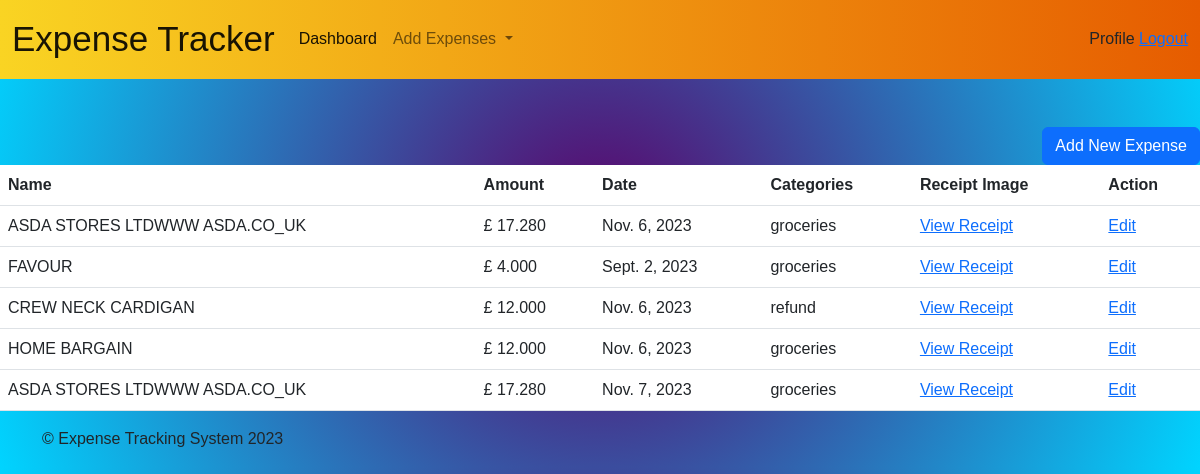
The app's page /expense_list_view/ (signed in), older data.
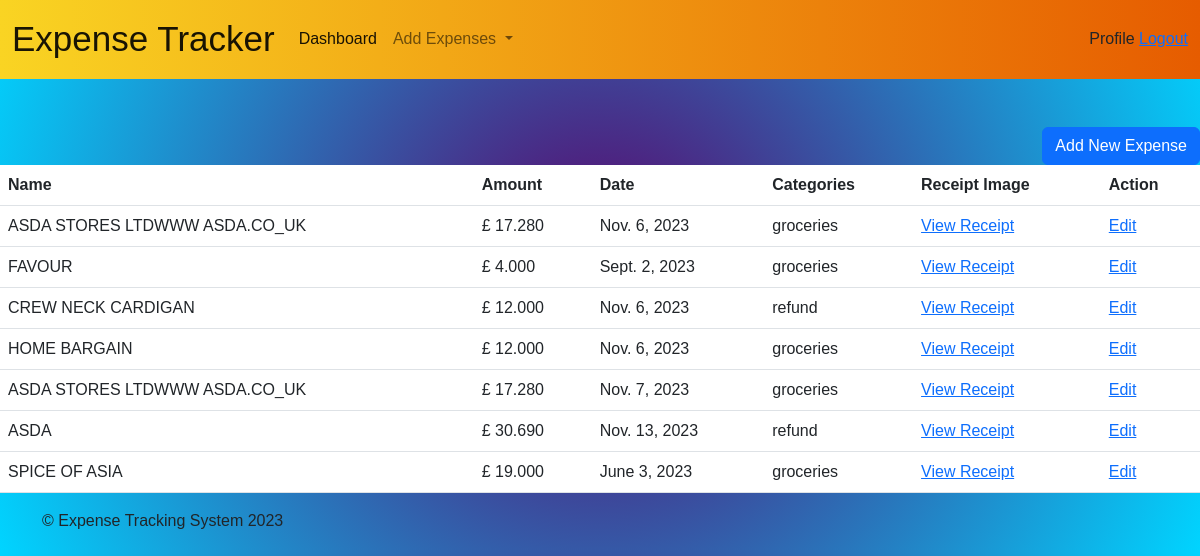
The same page, newer data.
### expenseapp/models.py (models this page shows)
class Expense(models.Model):
     user = models.ForeignKey(User, on_delete=models.CASCADE)
     item = models.CharField(max_length=35)
     amount = models.DecimalField(max_digits=20, decimal_places=3)
     date = models.DateField()
     category = models.CharField(max_length=35)
     receipt_image_path = models.CharField(max_length=277, blank=True, null=True)

### expenseapp/views.py (the view)
# urls.py: path('expense_list_view/', ExpenseListView.as_view(),
class ExpenseListView(LoginRequiredMixin, ListView):
    model = Expense
    template_name = "expense_list_view.html"

### expenseapp/templates/expense_list_view.html (shortened to what this page needs)
{% extends 'base.html' %}
{% block content %}
<div class="table-responsive">
    <div align="right"><a class="btn btn-primary" href="{% url 'manual_expense_form' %}">Add New Expense</a></div>
    <table style="background: white;"  class="table table-stripped">
    <thead>
    <th> Name</th>
    <th> Amount</th>
    <th> Date</th>
    <th> Categories</th>
    <th>Receipt Image</th>
     <th> Action</th>
    </thead>
    <tbody>
        {% if object_list %}
        {% for object in object_list %}
       <tr>
       <td>{{ object.item|upper }}  </td>
       <td> £ {{ object.amount }}  </td>
       <td>{{ object.date }} </td>
       <td> {{ object.category }}</td>
       <td><a href="/media/{{ object.receipt_image_path }}">View Receipt</a>
       </td>
       <td><a href="{% url 'update_expense' object.id %}"> Edit</a></td>
       </tr>
       {% endfor %}
       {% endif %}
       </tbody>
       </table>
     </div>
{% endblock %}

Row changes from the older to the newer data that the page shows:
added Expense: item "ASDA", amount "30.690", date "Nov. 13, 2023", category "refund"
added Expense: item "SPICE OF ASIA", amount "19.000", date "June 3, 2023", category "groceries"
